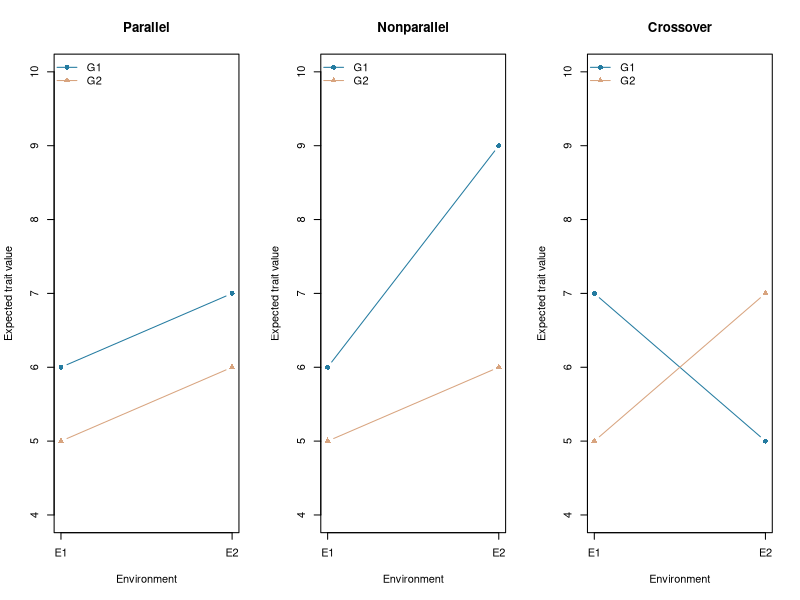
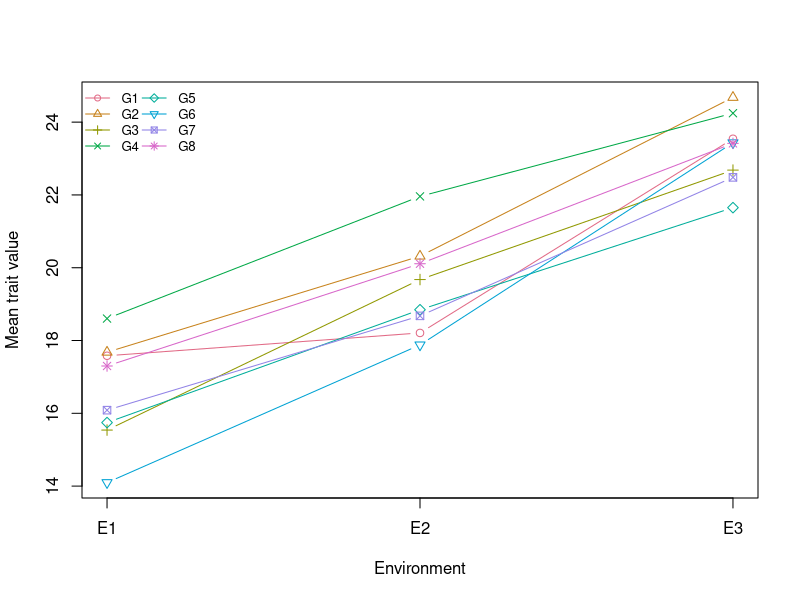

Here is the R script that generated these plots, in order:
## ---- chunk 1
#| label: reaction-norms
patterns <- list(
  Parallel=rbind(G1=c(6,7),G2=c(5,6)),
  Nonparallel=rbind(G1=c(6,9),G2=c(5,6)),
  Crossover=rbind(G1=c(7,5),G2=c(5,7)))
for(k in seq_along(patterns)) colnames(patterns[[k]]) <- c("E1","E2")
contrasts <- lapply(patterns,function(m) m["G1",]-m["G2",])
stopifnot(identical(unname(contrasts$Parallel),c(1,1)),
          identical(unname(contrasts$Nonparallel),c(1,3)),
          identical(unname(contrasts$Crossover),c(2,-2)))
## ---- chunk 2
#| label: fig-reaction-norms
#| fig-cap: "Parallel environmental responses, nonparallel responses without rank reversal, and a crossover interaction."
#| fig-width: 10
#| fig-height: 4
local({
  old <- par(mfrow=c(1,3)); on.exit(par(old))
  for(label in names(patterns)) {
    matplot(1:2,t(patterns[[label]]),type="b",pch=16:17,lty=1,
            col=c("#247BA0","#D8A47F"),xaxt="n",xlab="Environment",
            ylab="Expected trait value",main=label,ylim=c(4,10))
    axis(1,at=1:2,labels=c("E1","E2"))
    legend("topleft",c("G1","G2"),col=c("#247BA0","#D8A47F"),
           pch=16:17,lty=1,bty="n")
  }
})
## ---- chunk 3
#| label: replicated-data
set.seed(20261012)
nG <- 8L; nEnv <- 3L; nRep <- 4L
genotypes <- paste0("G",seq_len(nG))
environments <- paste0("E",seq_len(nEnv))
truth_variance <- c(G=4,GE=2,residual=1)
g <- setNames(rnorm(nG,sd=sqrt(truth_variance["G"])),genotypes)
ge <- matrix(rnorm(nG*nEnv,sd=sqrt(truth_variance["GE"])),nG,nEnv,
             dimnames=list(genotypes,environments))
environment_mean <- setNames(c(-3,0,3),environments)
data <- expand.grid(genotype=genotypes,environment=environments,
                    replicate=seq_len(nRep),stringsAsFactors=FALSE)
data$genotype <- factor(data$genotype,levels=genotypes)
data$environment <- factor(data$environment,levels=environments)
cell <- cbind(match(data$genotype,genotypes),match(data$environment,environments))
data$value <- 20+environment_mean[as.character(data$environment)]+
  g[as.character(data$genotype)]+ge[cell]+rnorm(nrow(data),sd=1)
stopifnot(nrow(data)==96,all(table(data$genotype,data$environment)==nRep))
knitr::kable(head(data),digits=3,row.names=FALSE)
## ---- chunk 4
#| label: fig-trial-means
#| fig-cap: "Observed genotype means across environments in the synthetic replicated experiment. Apparent differences include sampling error."
#| fig-width: 8
#| fig-height: 5
cell_mean <- with(data,tapply(value,list(genotype,environment),mean))
matplot(seq_len(nEnv),t(cell_mean),type="b",pch=1:nG,lty=1,
        col=hcl.colors(nG,"Dark 3"),xaxt="n",xlab="Environment",
        ylab="Mean trait value")
axis(1,at=seq_len(nEnv),labels=environments)
legend("topleft",genotypes,col=hcl.colors(nG,"Dark 3"),pch=1:nG,
       lty=1,ncol=2,bty="n",cex=.8)
## ---- chunk 5
#| label: anova-components
fit <- aov(value~genotype*environment,data=data)
anova_table <- anova(fit)
knitr::kable(anova_table[,c("Df","Sum Sq","Mean Sq")],digits=3)
MS_G <- anova_table["genotype","Mean Sq"]
MS_GE <- anova_table["genotype:environment","Mean Sq"]
MS_error <- anova_table["Residuals","Mean Sq"]
estimates <- c(G=(MS_G-MS_GE)/(nEnv*nRep),
               GE=(MS_GE-MS_error)/nRep,residual=MS_error)
knitr::kable(data.frame(component=names(estimates),
  generating_variance=unname(truth_variance),estimated_variance=unname(estimates)),
  digits=3,row.names=FALSE)
# Independently reconstruct sums of squares from balanced means.
genotype_mean <- rowMeans(cell_mean)
env_mean <- colMeans(cell_mean)
grand <- mean(cell_mean)
interaction_mean <- sweep(sweep(cell_mean,1,genotype_mean,"-"),2,env_mean,"-")+grand
SSE <- sum((data$value-cell_mean[cell])^2)
stopifnot(abs(MS_G-nEnv*nRep*sum((genotype_mean-grand)^2)/(nG-1))<1e-10,
  abs(MS_GE-nRep*sum(interaction_mean^2)/((nG-1)*(nEnv-1)))<1e-10,
  abs(MS_error-SSE/(nG*nEnv*(nRep-1)))<1e-10)
## ---- chunk 6
#| label: mean-heritability
H_mean <- function(variance,environments,replicates) {
  variance["G"]/(variance["G"]+variance["GE"]/environments+
    variance["residual"]/(environments*replicates))
}
H_model <- H_mean(truth_variance,nEnv,nRep)
# This particular seeded sample must yield nonnegative components for the ratio.
stopifnot(all(estimates>=0))
H_estimated <- H_mean(estimates,nEnv,nRep)
c(model_H2_mean=unname(H_model),estimated_H2_mean=unname(H_estimated))
# For the balanced moment estimates, the ratio simplifies algebraically.
stopifnot(abs(H_estimated-(1-MS_GE/MS_G))<1e-12)
## ---- chunk 7
#| label: design-comparison
designs <- data.frame(environments=c(3,3,6),replicates=c(4,8,4))
designs$units_per_genotype <- with(designs,environments*replicates)
designs$model_H2_mean <- mapply(function(e,r) H_mean(truth_variance,e,r),
                              designs$environments,designs$replicates)
stopifnot(designs$model_H2_mean[2]>designs$model_H2_mean[1],
          designs$model_H2_mean[3]>designs$model_H2_mean[2])
knitr::kable(designs,digits=3,row.names=FALSE)
## ---- chunk 8
#| label: broad-versus-narrow
architecture <- data.frame(model=c("Mixed genetic components","All additive"),
                          VA=c(2,4),VD=c(1,0),VI=c(1,0),VE=2)
architecture$VG <- with(architecture,VA+VD+VI)
architecture$H2 <- with(architecture,VG/(VG+VE))
architecture$h2 <- with(architecture,VA/(VG+VE))
stopifnot(all(architecture$H2==2/3),
          max(abs(architecture$h2-c(1/3,2/3)))<1e-12)
knitr::kable(architecture,digits=3,row.names=FALSE)
## ---- chunk 9
shifted <- data
shift <- setNames(c(2,-4,8),environments)
shifted$value <- shifted$value+shift[as.character(shifted$environment)]
shift_table <- anova(aov(value~genotype*environment,data=shifted))
stopifnot(abs(shift_table["genotype","Mean Sq"]-MS_G)<1e-10,
          abs(shift_table["genotype:environment","Mean Sq"]-MS_GE)<1e-10)
no_interaction <- truth_variance; no_interaction["GE"] <- 0
stopifnot(abs(H_mean(no_interaction,3,8)-H_mean(no_interaction,6,4))<1e-12)
